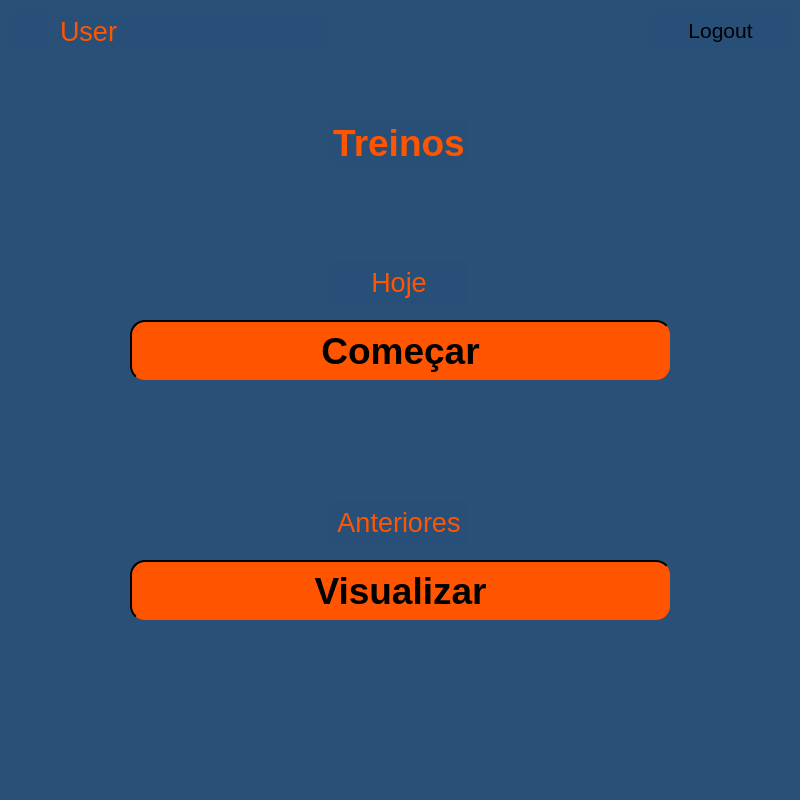
<?xml version="1.0" encoding="UTF-8"?>
<ui version="4.0">
 <class>MainWindow</class>
 <widget class="QMainWindow" name="MainWindow">
  <property name="geometry">
   <rect>
    <x>0</x>
    <y>0</y>
    <width>800</width>
    <height>800</height>
   </rect>
  </property>
  <property name="minimumSize">
   <size>
    <width>800</width>
    <height>800</height>
   </size>
  </property>
  <property name="maximumSize">
   <size>
    <width>800</width>
    <height>800</height>
   </size>
  </property>
  <property name="windowTitle">
   <string>MainWindow</string>
  </property>
  <property name="styleSheet">
   <string notr="true">background-color: rgba(39, 78, 118, 200);
</string>
  </property>
  <widget class="QWidget" name="TelaTreinos">
   <widget class="QLabel" name="lblTituloTreinos">
    <property name="geometry">
     <rect>
      <x>330</x>
      <y>120</y>
      <width>138</width>
      <height>45</height>
     </rect>
    </property>
    <property name="font">
     <font>
      <pointsize>28</pointsize>
      <weight>75</weight>
      <bold>true</bold>
     </font>
    </property>
    <property name="styleSheet">
     <string notr="true">border-color: rgb(0, 0, 0);
color: rgb(255, 85, 0);</string>
    </property>
    <property name="text">
     <string>Treinos</string>
    </property>
    <property name="alignment">
     <set>Qt::AlignCenter</set>
    </property>
   </widget>
   <widget class="QLabel" name="lblDataAtual">
    <property name="geometry">
     <rect>
      <x>330</x>
      <y>260</y>
      <width>138</width>
      <height>45</height>
     </rect>
    </property>
    <property name="font">
     <font>
      <pointsize>20</pointsize>
      <weight>50</weight>
      <bold>false</bold>
     </font>
    </property>
    <property name="styleSheet">
     <string notr="true">border-color: rgb(0, 0, 0);
color: rgb(255, 85, 0);</string>
    </property>
    <property name="text">
     <string>Hoje</string>
    </property>
    <property name="alignment">
     <set>Qt::AlignCenter</set>
    </property>
   </widget>
   <widget class="QPushButton" name="btnComecar">
    <property name="geometry">
     <rect>
      <x>130</x>
      <y>320</y>
      <width>541</width>
      <height>61</height>
     </rect>
    </property>
    <property name="font">
     <font>
      <pointsize>28</pointsize>
      <weight>75</weight>
      <bold>true</bold>
     </font>
    </property>
    <property name="styleSheet">
     <string notr="true">background-color: rgb(255, 85, 0);

border-radius: 15px;
border-style: outset;
border-width: 2px;</string>
    </property>
    <property name="text">
     <string>Começar</string>
    </property>
   </widget>
   <widget class="QLabel" name="lblDiaAnterior">
    <property name="geometry">
     <rect>
      <x>330</x>
      <y>500</y>
      <width>138</width>
      <height>45</height>
     </rect>
    </property>
    <property name="font">
     <font>
      <pointsize>20</pointsize>
      <weight>50</weight>
      <bold>false</bold>
     </font>
    </property>
    <property name="styleSheet">
     <string notr="true">border-color: rgb(0, 0, 0);
color: rgb(255, 85, 0);</string>
    </property>
    <property name="text">
     <string>Anteriores</string>
    </property>
    <property name="alignment">
     <set>Qt::AlignCenter</set>
    </property>
   </widget>
   <widget class="QPushButton" name="btnVisualizar">
    <property name="geometry">
     <rect>
      <x>130</x>
      <y>560</y>
      <width>541</width>
      <height>61</height>
     </rect>
    </property>
    <property name="font">
     <font>
      <pointsize>28</pointsize>
      <weight>75</weight>
      <bold>true</bold>
     </font>
    </property>
    <property name="styleSheet">
     <string notr="true">background-color: rgb(255, 85, 0);

border-radius: 15px;
border-style: outset;
border-width: 2px;</string>
    </property>
    <property name="text">
     <string>Visualizar</string>
    </property>
   </widget>
   <widget class="QLabel" name="label_3">
    <property name="geometry">
     <rect>
      <x>10</x>
      <y>10</y>
      <width>41</width>
      <height>41</height>
     </rect>
    </property>
    <property name="text">
     <string/>
    </property>
    <property name="pixmap">
     <pixmap>UserIcon.png</pixmap>
    </property>
    <property name="scaledContents">
     <bool>true</bool>
    </property>
   </widget>
   <widget class="QLabel" name="lblNomeUser">
    <property name="geometry">
     <rect>
      <x>60</x>
      <y>16</y>
      <width>271</width>
      <height>31</height>
     </rect>
    </property>
    <property name="font">
     <font>
      <pointsize>20</pointsize>
     </font>
    </property>
    <property name="styleSheet">
     <string notr="true">border-color: rgb(0, 0, 0);
color: rgb(255, 85, 0);</string>
    </property>
    <property name="text">
     <string>User</string>
    </property>
   </widget>
   <widget class="QPushButton" name="btnLogout">
    <property name="geometry">
     <rect>
      <x>650</x>
      <y>10</y>
      <width>141</width>
      <height>40</height>
     </rect>
    </property>
    <property name="font">
     <font>
      <pointsize>16</pointsize>
     </font>
    </property>
    <property name="styleSheet">
     <string notr="true">
border-style: outset;
border-width: 0px;</string>
    </property>
    <property name="text">
     <string>Logout</string>
    </property>
    <property name="icon">
     <iconset>
      <normaloff>sair.png</normaloff>sair.png</iconset>
    </property>
    <property name="iconSize">
     <size>
      <width>40</width>
      <height>40</height>
     </size>
    </property>
   </widget>
  </widget>
 </widget>
 <resources/>
 <connections/>
</ui>
